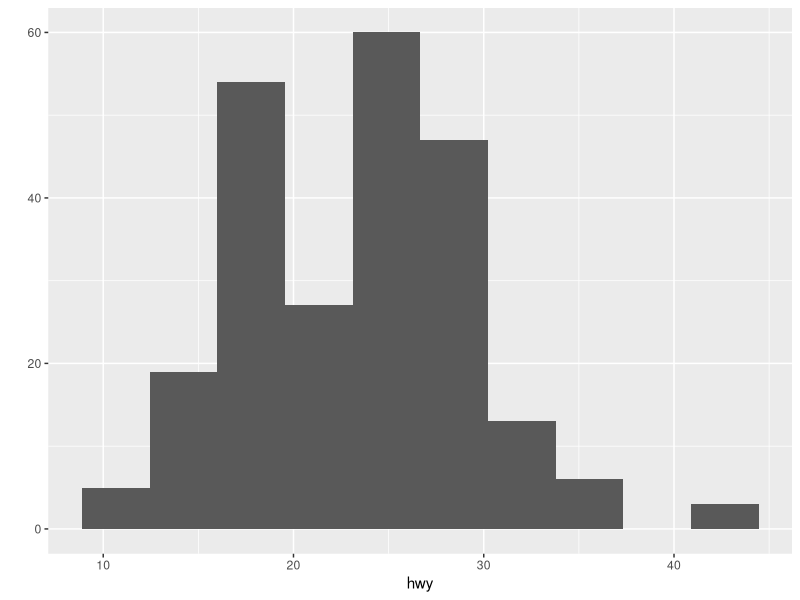
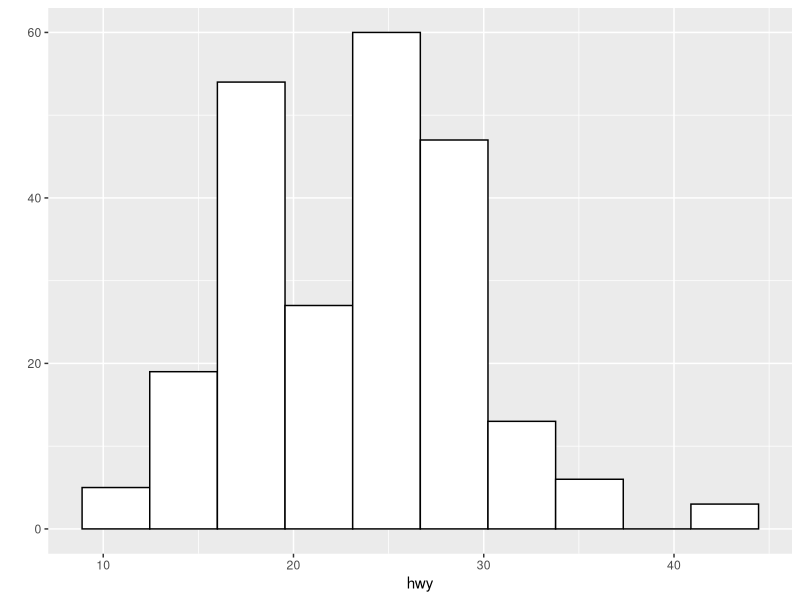
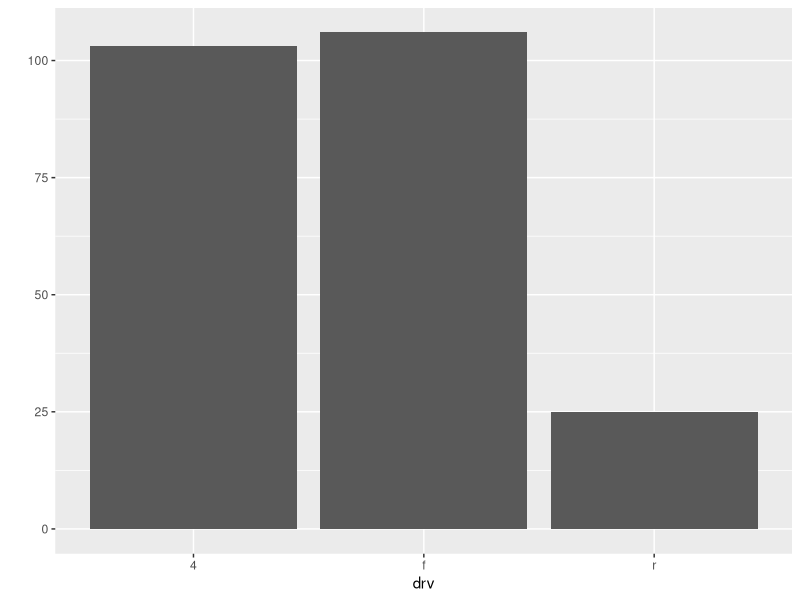
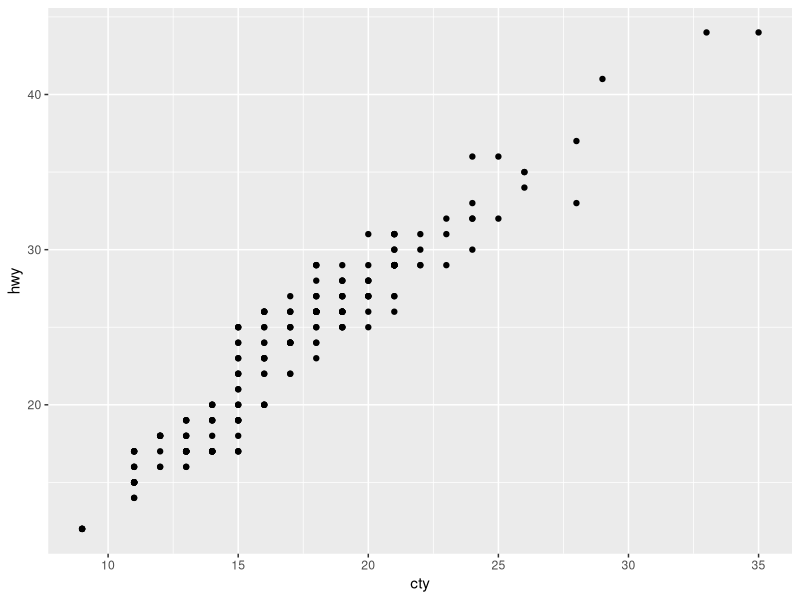
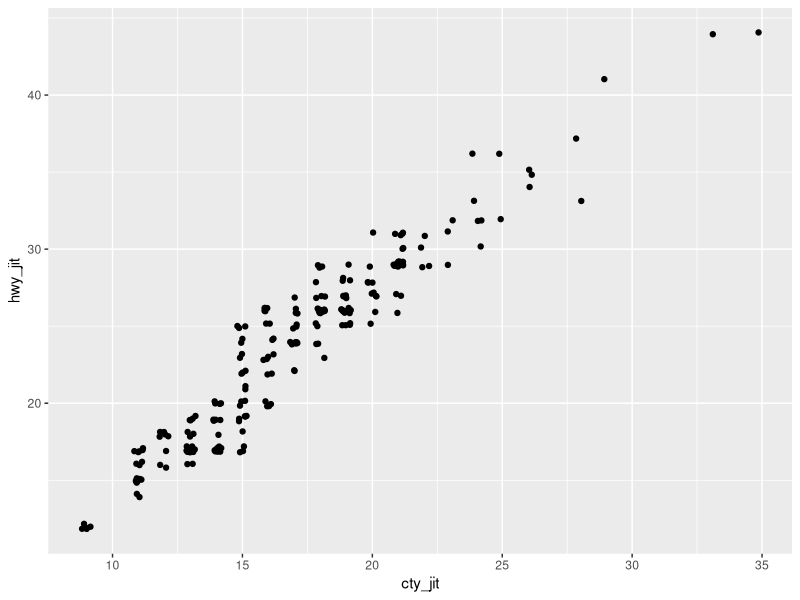
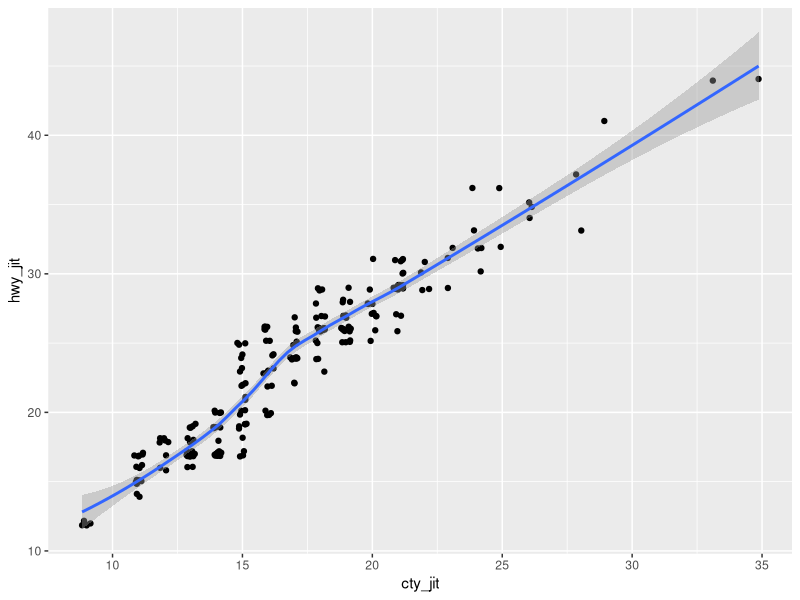
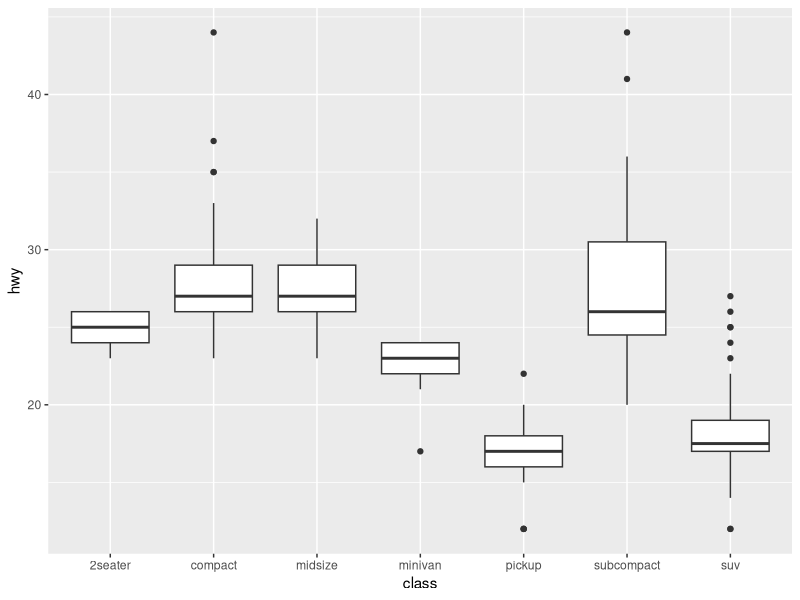
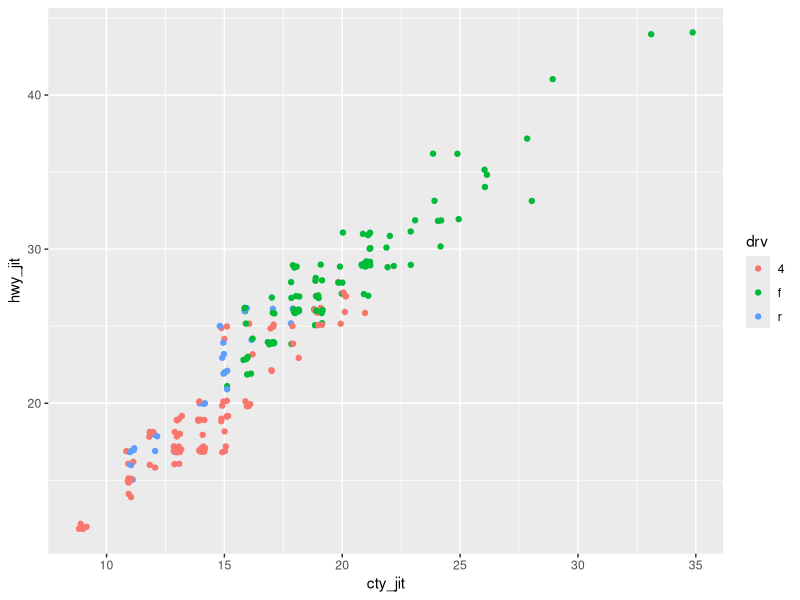

Generate these figures, in order, with R:
## ---- chunk 1
knitr::opts_chunk$set(echo = TRUE, 
                      fig.width = 4, 
                      fig.height = 3, 
                      fig.align = "center")
## ---- chunk 2
set.seed(1)
## ---- chunk 3
library(ggplot2)
## ---- chunk 4
data(mpg, package = "ggplot2")
## ---- chunk 5
library(dplyr)
## ---- chunk 6
qplot(x = hwy, data = mpg, geom = "histogram", bins = 10)
## ---- chunk 7
qplot(x = hwy,
      data = mpg,
      geom = "histogram",
      bins = 10, 
      color = I("black"),
      fill = I("white"))
## ---- chunk 8
qplot(x = drv, data = mpg, geom = "bar")
## ---- chunk 9
qplot(x = cty, y = hwy, data = mpg, geom = "point")
## ---- chunk 10
mpg <- mutate(mpg, cty_jit = jitter(cty), hwy_jit = jitter(hwy))
qplot(x = cty_jit, y = hwy_jit, data = mpg, geom = "point")
## ---- chunk 11
qplot(x = cty_jit, y = hwy_jit, data = mpg, geom = "point") + 
  geom_smooth()
## ---- chunk 12
qplot(x = class, y = hwy, data = mpg, geom = "boxplot")
## ---- chunk 13
qplot(x = cty_jit, y = hwy_jit, color = drv, data = mpg)
## ---- chunk 14
qplot(x = cty_jit, y = hwy_jit, color = drv, data = mpg) + 
  scale_color_discrete(name = "New Name1")
qplot(x = cty_jit, y = hwy_jit, shape = drv, data = mpg) +
  scale_shape_discrete(name = "New Name2")
## ---- chunk 15
qplot(cty, hwy, data = mpg, facets = . ~ drv, geom = "point")
qplot(cty, hwy, data = mpg, facets = drv ~ ., geom = "point")
## ---- chunk 16
qplot(cty, hwy, data = mpg, facets = fl ~ drv, geom = "point")
## ---- chunk 17
qplot(x = cty, y = hwy, data = mpg) +
  theme_bw()
